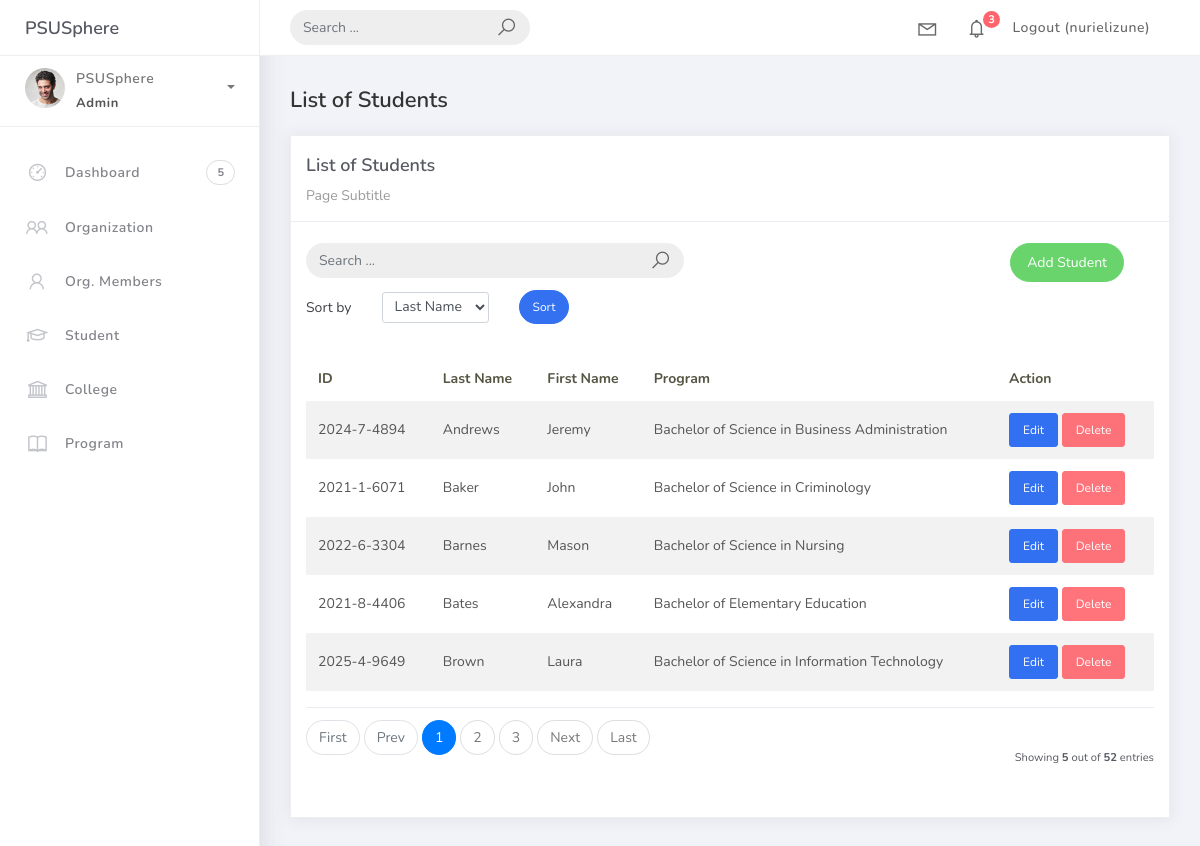
The app's page /students/ (signed in) with its own data.
### studentorg/models.py (models this page shows, shortened)
class BaseModel(models.Model):
    created_at = models.DateTimeField(auto_now_add=True, db_index=True)
    updated_at = models.DateTimeField(auto_now=True)
    class Meta:
        abstract = True

class Student(BaseModel):
    student_id = models.CharField(max_length=15)
    lastname = models.CharField(max_length=25)
    firstname = models.CharField(max_length=25)
    middlename = models.CharField(max_length=25, blank=True, null=True)
    program = models.ForeignKey(Program, on_delete=models.CASCADE)

class Program(BaseModel):
    prog_name = models.CharField(max_length=150)
    college = models.ForeignKey(College, on_delete=models.CASCADE)
    def __str__(self):
        return self.prog_name

### studentorg/views.py (the view)
# urls.py: path('students/', StudentList.as_view(), name='student-list'),
class StudentList(LoginRequiredMixin, ListView):
    model = Student
    context_object_name = 'student'
    template_name = 'student_list.html'
    paginate_by = 5
    def get_queryset(self):
        qs = super().get_queryset()
        query = self.request.GET.get('q')
        if query:
            qs = qs.filter(
                Q(firstname__icontains=query) |
                Q(lastname__icontains=query) |
                Q(student_id__icontains=query)
            )
        return qs
    def get_ordering(self):
        allowed = ['lastname', 'firstname', 'program__prog_name']
        sort_by = self.request.GET.get('sort_by')
        if sort_by in allowed:
            return sort_by
        return 'lastname'

### projectsite/templates/student_list.html (shortened to what this page needs)
{% extends 'base.html' %}
{% load static %}
{% block content %}
<div class="content">
<div class="container-fluid">
<h4 class="page-title">List of Students</h4>
<div class="row">
<div class="col-md-12">
<div class="card">
<div class="card-header">
<div class="card-title">List of Students</div>
<div class="card-category">Page Subtitle</div>
</div>
<br />
<div class="col-md-12 row">
<div class="col-md-6">
<form class="navbar-left navbar-form nav-search mr-md-3" action="{% url 'student-list' %}">
<div class="input-group">
<input type="text" name="q" placeholder="Search ..." class="form-control" />
<div class="input-group-append">
<span class="input-group-text">
<i class="la la-search search-icon"></i>
</span>
</div>
</div>
</form>
</div>
<div class="col-md-6">
<div class="pull-right">
<a href="{% url 'student-add' %}" class="btn btn-success btn-rounded">Add Student</a>
</div>
</div>
</div>
<div class="col-md-12 mt-2">
<form method="get" class="row g-2 align-items-center">
<div class="col-auto">
<label for="sortBy" class="col-form-label">Sort by</label>
</div>
<div class="col-auto">
<select class="form-control form-control-sm" id="sortBy" name="sort_by">
<option value="lastname" {% if request.GET.sort_by == "lastname" %}selected{% endif %}>Last Name</option>
</select>
</div>
<div class="col-auto">
<button type="submit" class="btn btn-primary btn-sm btn-rounded">Sort</button>
</div>
</form>
</div>
<div class="card-body">
<table class="table table-striped mt-3">
<thead>
<tr>
<th scope="col">ID</th>
<th scope="col">Last Name</th>
<th scope="col">First Name</th>
<th scope="col">Program</th>
<th scope="col">Action</th>
</tr>
</thead>
<tbody>
{% for object in object_list %}
<tr>
<td>{{ object.student_id }}</td>
<td>{{ object.lastname }}</td>
<td>{{ object.firstname }}</td>
<td>{{ object.program }}</td>
<td>
                        <a href="{% url 'student-update' object.id %}" class="btn btn-sm btn-primary">Edit</a>
                        <a href="{% url 'student-delete' object.id %}" class="btn btn-sm btn-danger">Delete</a>
                    </td>
</tr>
{% empty %}
<tr>
<td colspan="5" style="text-align: center">
<p class="text-sm font-weight-bold mb-0">No Records Found</p>
</td>
</tr>
{% endfor %}
</tbody>
</table>
{% include 'includes/pagination.html' %}
</div>
</div>
</div>
</div>
</div>
</div>
{% endblock %}

### projectsite/templates/base.html (shortened to what this page needs)
{% load static %}
<!DOCTYPE html>
<html>
<head>
	<link rel="stylesheet" href="{% static 'assets/css/bootstrap.min.css' %}">
	<link rel="stylesheet" href="{% static 'assets/css/ready.css' %}">
	<link rel="stylesheet" href="{% static 'assets/css/demo.css' %}">
</head>
<body>
	<div class="wrapper">
		<div class="main-header">
			<div class="logo-header">
				<a href="/" class="logo">
					PSUSphere
				</a>
			</div>
			<nav class="navbar navbar-header navbar-expand-lg">
				<div class="container-fluid">
					<form class="navbar-left navbar-form nav-search mr-md-3" action="">
						<div class="input-group">
							<input type="text" placeholder="Search ..." class="form-control">
							<div class="input-group-append">
								<span class="input-group-text">
									<i class="la la-search search-icon"></i>
								</span>
							</div>
						</div>
					</form>
					<ul class="navbar-nav topbar-nav ml-md-auto align-items-center">
						<li class="nav-item dropdown hidden-caret">
							<a class="nav-link dropdown-toggle" href="#" id="navbarDropdown" role="button" data-toggle="dropdown" aria-haspopup="true" aria-expanded="false">
								<i class="la la-envelope"></i>
							</a>
						</li>
						<li class="nav-item dropdown hidden-caret">
							<a class="nav-link dropdown-toggle" href="#" id="navbarDropdown" role="button" data-toggle="dropdown" aria-haspopup="true" aria-expanded="false">
								<i class="la la-bell"></i>
								<span class="notification">3</span>
							</a>
						</li>
					{% if user.is_authenticated %}
					<li class="nav-item">
						<a class="nav-link" href="{% url 'account_logout' %}">Logout ({{ user.username }})</a>
					</li>
					{% else %}
					<li class="nav-item">
						<a class="nav-link" href="{% url 'account_login' %}">Login</a>
					</li>
					{% endif %}
					</ul>
				</div>
			</nav>
		</div>
		<div class="sidebar">
			<div class="scrollbar-inner sidebar-wrapper">
				<div class="user">
					<div class="photo">
						<img src="{% static 'assets/img/profile.jpg' %}">
					</div>
					<div class="info">
						<a class="" data-toggle="collapse" href="#collapseExample" aria-expanded="true">
							<span>
								PSUSphere
								<span class="user-level">Admin</span>
								<span class="caret"></span>
							</span>
						</a>
					</div>
				</div>
				<ul class="nav">
					<li class="nav-item">
						<a href="/">
							<i class="la la-dashboard"></i>
							<p>Dashboard</p>
							<span class="badge badge-count">5</span>
						</a>
					</li>
					<li class="nav-item">
						<a href="/organizations/">
							<i class="la la-users"></i>
							<p>Organization</p>
						</a>
					</li>
					<li class="nav-item">
						<a href="{% url 'orgmember-list' %}">
							<i class="la la-user"></i>
							<p>Org. Members</p>
						</a>
					</li>
					<li class="nav-item">
						<a href="{% url 'student-list' %}">
							<i class="la la-graduation-cap"></i>
							<p>Student</p>
						</a>
					</li>
					<li class="nav-item">
						<a href="{% url 'college-list' %}">
							<i class="la la-university"></i>
							<p>College</p>
						</a>
					</li>
                    <li class="nav-item">
                        <a href="{% url 'program-list' %}">
                            <i class="la la-book"></i>
                            <p>Program</p>
                        </a>
                    </li>
				</ul>
			</div>
		</div>
		<div class="main-panel">
			{% block content %}
			{% endblock %}
		</div>
	</div>
</body>
</html>

### records on screen
Student: student_id "2024-7-4894", lastname "Andrews", firstname "Jeremy", program "Bachelor of Science in Business Administration"
Student: student_id "2021-1-6071", lastname "Baker", firstname "John", program "Bachelor of Science in Criminology"
Student: student_id "2022-6-3304", lastname "Barnes", firstname "Mason", program "Bachelor of Science in Nursing"
Student: student_id "2021-8-4406", lastname "Bates", firstname "Alexandra", program "Bachelor of Elementary Education"
Student: student_id "2025-4-9649", lastname "Brown", firstname "Laura", program "Bachelor of Science in Information Technology"

### other values on screen
{{ user.username }} "nurielizune"
{{ page_num }} "1"
{{ page_num }} "2" "3"
{{ object_list.count }} "5"
{{ paginator.count }} "52"
